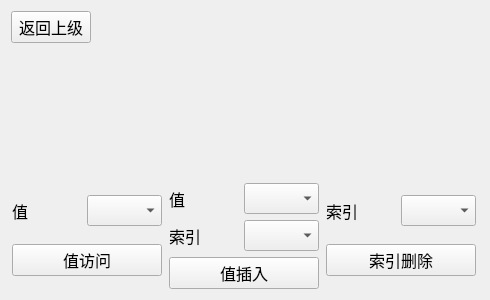
<?xml version="1.0" encoding="UTF-8"?>
<ui version="4.0">
 <class>PraticalArrayWidget</class>
 <widget class="QWidget" name="PraticalArrayWidget">
  <property name="geometry">
   <rect>
    <x>0</x>
    <y>0</y>
    <width>490</width>
    <height>300</height>
   </rect>
  </property>
  <property name="windowTitle">
   <string>Form</string>
  </property>
  <layout class="QVBoxLayout" name="verticalLayout_5">
   <item>
    <layout class="QHBoxLayout" name="horizontalLayout_2">
     <item>
      <widget class="QPushButton" name="pre">
       <property name="font">
        <font>
         <family>文泉驿正黑</family>
         <pointsize>12</pointsize>
        </font>
       </property>
       <property name="text">
        <string>返回上级</string>
       </property>
      </widget>
     </item>
     <item>
      <spacer name="horizontalSpacer">
       <property name="orientation">
        <enum>Qt::Horizontal</enum>
       </property>
       <property name="sizeHint" stdset="0">
        <size>
         <width>40</width>
         <height>20</height>
        </size>
       </property>
      </spacer>
     </item>
    </layout>
   </item>
   <item>
    <widget class="PraticalArrayDrawingWidget" name="widget" native="true">
     <property name="font">
      <font>
       <family>文泉驿正黑</family>
       <pointsize>12</pointsize>
      </font>
     </property>
    </widget>
   </item>
   <item>
    <layout class="QHBoxLayout" name="horizontalLayout_7">
     <item>
      <layout class="QVBoxLayout" name="verticalLayout_2">
       <item>
        <layout class="QHBoxLayout" name="horizontalLayout_3">
         <item>
          <widget class="QLabel" name="label_2">
           <property name="maximumSize">
            <size>
             <width>75</width>
             <height>16777215</height>
            </size>
           </property>
           <property name="font">
            <font>
             <family>文泉驿正黑</family>
             <pointsize>12</pointsize>
            </font>
           </property>
           <property name="text">
            <string>值</string>
           </property>
          </widget>
         </item>
         <item>
          <widget class="QComboBox" name="visitValue">
           <property name="maximumSize">
            <size>
             <width>75</width>
             <height>16777215</height>
            </size>
           </property>
           <property name="font">
            <font>
             <family>文泉驿正黑</family>
             <pointsize>12</pointsize>
            </font>
           </property>
          </widget>
         </item>
        </layout>
       </item>
       <item>
        <widget class="QPushButton" name="visitBtn">
         <property name="maximumSize">
          <size>
           <width>150</width>
           <height>16777215</height>
          </size>
         </property>
         <property name="font">
          <font>
           <family>文泉驿正黑</family>
           <pointsize>12</pointsize>
          </font>
         </property>
         <property name="text">
          <string>值访问</string>
         </property>
        </widget>
       </item>
      </layout>
     </item>
     <item>
      <layout class="QVBoxLayout" name="verticalLayout_3">
       <item>
        <layout class="QHBoxLayout" name="horizontalLayout_4">
         <item>
          <widget class="QLabel" name="label_3">
           <property name="maximumSize">
            <size>
             <width>75</width>
             <height>16777215</height>
            </size>
           </property>
           <property name="font">
            <font>
             <family>文泉驿正黑</family>
             <pointsize>12</pointsize>
            </font>
           </property>
           <property name="text">
            <string>值</string>
           </property>
          </widget>
         </item>
         <item>
          <widget class="QComboBox" name="insertValue">
           <property name="maximumSize">
            <size>
             <width>75</width>
             <height>16777215</height>
            </size>
           </property>
           <property name="font">
            <font>
             <family>文泉驿正黑</family>
             <pointsize>12</pointsize>
            </font>
           </property>
          </widget>
         </item>
        </layout>
       </item>
       <item>
        <layout class="QHBoxLayout" name="horizontalLayout_5">
         <item>
          <widget class="QLabel" name="label_4">
           <property name="maximumSize">
            <size>
             <width>75</width>
             <height>16777215</height>
            </size>
           </property>
           <property name="font">
            <font>
             <family>文泉驿正黑</family>
             <pointsize>12</pointsize>
            </font>
           </property>
           <property name="text">
            <string>索引</string>
           </property>
          </widget>
         </item>
         <item>
          <widget class="QComboBox" name="insertIndex">
           <property name="maximumSize">
            <size>
             <width>75</width>
             <height>16777215</height>
            </size>
           </property>
           <property name="font">
            <font>
             <family>文泉驿正黑</family>
             <pointsize>12</pointsize>
            </font>
           </property>
          </widget>
         </item>
        </layout>
       </item>
       <item>
        <widget class="QPushButton" name="insertBtn">
         <property name="maximumSize">
          <size>
           <width>150</width>
           <height>16777215</height>
          </size>
         </property>
         <property name="font">
          <font>
           <family>文泉驿正黑</family>
           <pointsize>12</pointsize>
          </font>
         </property>
         <property name="text">
          <string>值插入</string>
         </property>
        </widget>
       </item>
      </layout>
     </item>
     <item>
      <layout class="QVBoxLayout" name="verticalLayout_4">
       <item>
        <layout class="QHBoxLayout" name="horizontalLayout_6">
         <item>
          <widget class="QLabel" name="label_5">
           <property name="maximumSize">
            <size>
             <width>75</width>
             <height>16777215</height>
            </size>
           </property>
           <property name="font">
            <font>
             <family>文泉驿正黑</family>
             <pointsize>12</pointsize>
            </font>
           </property>
           <property name="text">
            <string>索引</string>
           </property>
          </widget>
         </item>
         <item>
          <widget class="QComboBox" name="deleteIndex">
           <property name="maximumSize">
            <size>
             <width>75</width>
             <height>16777215</height>
            </size>
           </property>
           <property name="font">
            <font>
             <family>文泉驿正黑</family>
             <pointsize>12</pointsize>
            </font>
           </property>
          </widget>
         </item>
        </layout>
       </item>
       <item>
        <widget class="QPushButton" name="deleteBtn">
         <property name="maximumSize">
          <size>
           <width>150</width>
           <height>16777215</height>
          </size>
         </property>
         <property name="font">
          <font>
           <family>文泉驿正黑</family>
           <pointsize>12</pointsize>
          </font>
         </property>
         <property name="text">
          <string>索引删除</string>
         </property>
        </widget>
       </item>
      </layout>
     </item>
    </layout>
   </item>
  </layout>
 </widget>
 <customwidgets>
  <customwidget>
   <class>PraticalArrayDrawingWidget</class>
   <extends>QWidget</extends>
   <header>Ui/Drawing/praticalarraydrawingwidget.h</header>
   <container>1</container>
  </customwidget>
 </customwidgets>
 <resources/>
 <connections/>
</ui>
